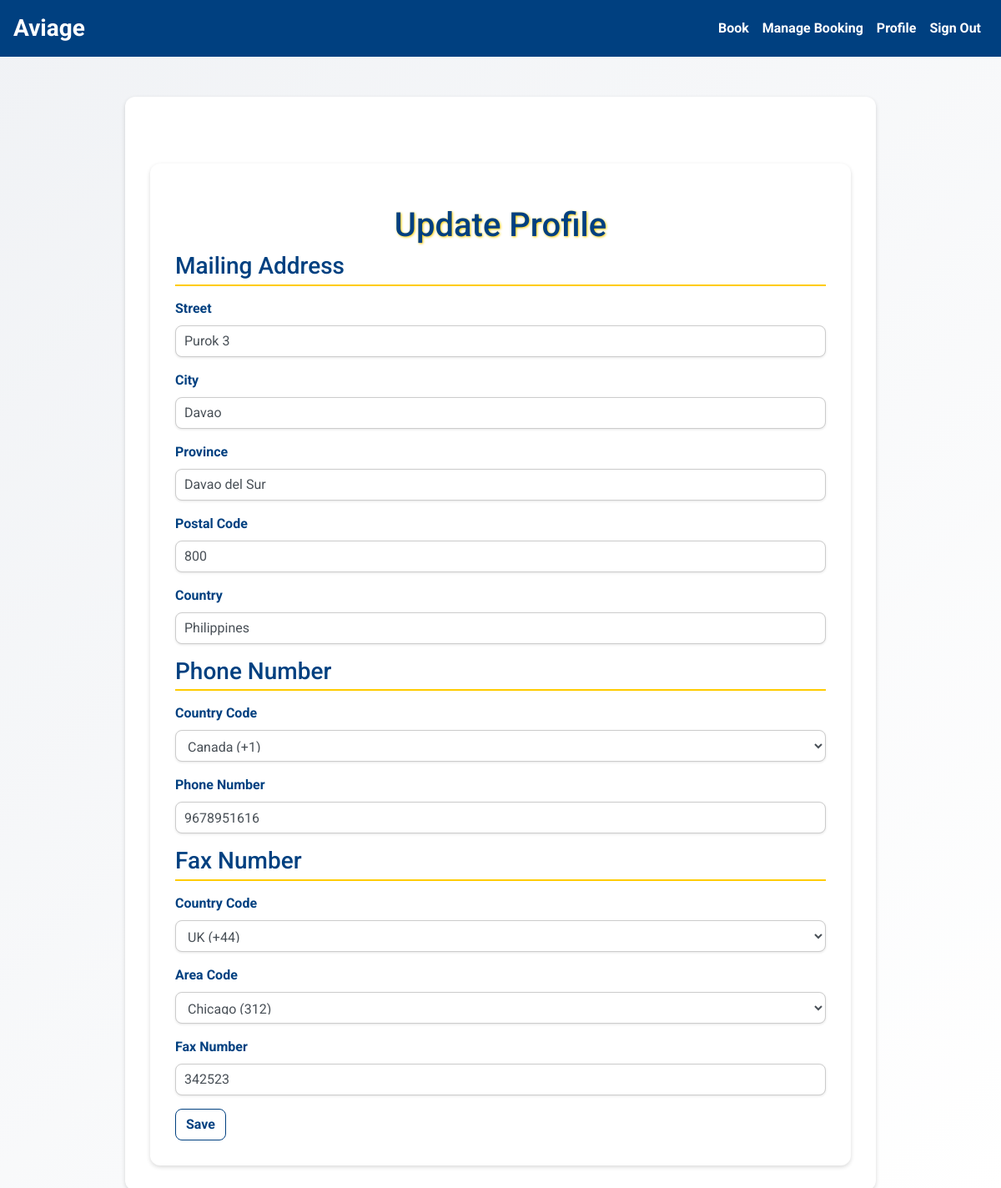
Page /update_profile (signed in) on the committed database.
### myapp/models.py (models this page shows)
class Mail(db.Model):
    __tablename__ = 'Mail'
    MailId = db.Column(db.Integer, primary_key=True)
    Street = db.Column(db.String(100))
    City = db.Column(db.String(100))
    Province  = db.Column(db.String(100))
    PostalCode  = db.Column(db.String(100))
    Country  = db.Column(db.String(100))
    UserId = db.Column(db.Integer, db.ForeignKey('User.UserId'))
    user = db.relationship("User", back_populates="mail")

class PhoneNumber(db.Model):
    __tablename__ = 'PhoneNumber'
    PhoneNo = db.Column(db.String(50), primary_key=True)
    PCountryCode = db.Column(db.String(50), primary_key=True)
    UserId = db.Column(db.Integer, db.ForeignKey('User.UserId'))
    user = db.relationship("User", back_populates="phone")

class FaxNumber(db.Model):
    __tablename__ = 'FaxNumber'
    FaxNo = db.Column(db.String(100), primary_key=True)
    FCountryCode = db.Column(db.String(50), primary_key=True)
    FAreaCode = db.Column(db.String(50), primary_key=True)
    UserId = db.Column(db.Integer, db.ForeignKey('User.UserId'))
    user = db.relationship("User", back_populates="fax")

### myapp/routes.py (the view)
@app.route('/update_profile', methods=['GET', 'POST'])
@login_required
def update_profile():
    if request.method == 'POST':
        street = request.form.get('street')
        city = request.form.get('city')
        province = request.form.get('province')
        postal_code = request.form.get('postal_code')
        country = request.form.get('country')
        phone_no = request.form.get('phone_no')
        pcountry_code = request.form.get('pcountry_code')
        fax_no = request.form.get('fax_no')
        fcountry_code = request.form.get('fcountry_code')
        farea_code = request.form.get('farea_code')
        mail = Mail.query.filter_by(UserId=current_user.UserId).first()
        if not mail:
            mail = Mail(UserId=current_user.UserId)
            db.session.add(mail)
        mail.Street = street
        mail.City = city
        mail.Province = province
        mail.PostalCode = postal_code
        mail.Country = country
        phone = PhoneNumber.query.filter_by(UserId=current_user.UserId).first()
        if not phone:
            phone = PhoneNumber(UserId=current_user.UserId)
            db.session.add(phone)
        phone.PhoneNo = phone_no
        phone.PCountryCode = pcountry_code
        fax = FaxNumber.query.filter_by(UserId=current_user.UserId).first()
        if not fax:
            fax = FaxNumber(UserId=current_user.UserId)
            db.session.add(fax)
        fax.FaxNo = fax_no
        fax.FCountryCode = fcountry_code
        fax.FAreaCode = farea_code
        db.session.commit()
        flash('Profile updated successfully', 'success')
        return redirect(url_for('profile'))
    else:
        user = User.query.get(current_user.UserId)
        mail = Mail.query.filter_by(UserId=current_user.UserId).first()
        phone = PhoneNumber.query.filter_by(UserId=current_user.UserId).first()
        fax = FaxNumber.query.filter_by(UserId=current_user.UserId).first()
        return render_template('update_profile.html', user=user, mail=mail, phone=phone, fax=fax)

### myapp/__init__.py (called while the page is built)
@login_manager.user_loader
def load_user(user_id):
    return User.query.get(int(user_id))

### myapp/templates/update_profile.html (shortened to what this page needs)
{% extends "base.html" %}
{% block content %}
    <div class="container">
        <h1>Update Profile</h1>
        <form method="POST" action="{{ url_for('update_profile') }}">
            <h2 class="section-title">Mailing Address</h2>
            <div class="form-group">
                <label for="street">Street</label>
                <input type="text" class="form-control" id="street" name="street" value="{{ mail.Street if mail else '' }}">
            </div>
            <div class="form-group">
                <label for="city">City</label>
                <input type="text" class="form-control" id="city" name="city" value="{{ mail.City if mail else '' }}">
            </div>
            <div class="form-group">
                <label for="province">Province</label>
                <input type="text" class="form-control" id="province" name="province" value="{{ mail.Province if mail else '' }}">
            </div>
            <div class="form-group">
                <label for="postal_code">Postal Code</label>
                <input type="text" class="form-control" id="postal_code" name="postal_code" value="{{ mail.PostalCode if mail else '' }}">
            </div>
            <div class="form-group">
                <label for="country">Country</label>
                <input type="text" class="form-control" id="country" name="country" value="{{ mail.Country if mail else '' }}">
            </div>
            <h2 class="section-title">Phone Number</h2>
            <div class="form-group">
                <label for="pcountry_code">Country Code</label>
                <select class="form-control" id="pcountry_code" name="pcountry_code">
                    <option value="+1" {% if phone and phone.PCountryCode == '+1' %}selected{% endif %}>Canada (+1)</option>
                </select>
            </div>
            <div class="form-group">
                <label for="phone_no">Phone Number</label>
                <input type="text" class="form-control" id="phone_no" name="phone_no" value="{{ phone.PhoneNo if phone else '' }}">
            </div>
            <h2 class="section-title">Fax Number</h2>
            <div class="form-group">
                <label for="fcountry_code">Country Code</label>
                <select class="form-control" id="fcountry_code" name="fcountry_code">
                    <option value="+44" {% if fax and fax.FCountryCode == '+44' %}selected{% endif %}>UK (+44)</option>
                </select>
            </div>
            <div class="form-group">
                <label for="farea_code">Area Code</label>
                <select class="form-control" id="farea_code" name="farea_code">
                    <option value="312" {% if fax and fax.FAreaCode == '312' %}selected{% endif %}>Chicago (312)</option>
                </select>
            </div>
            <div class="form-group">
                <label for="fax_no">Fax Number</label>
                <input type="text" class="form-control" id="fax_no" name="fax_no" value="{{ fax.FaxNo if fax else '' }}">
            </div>
            <button type="submit" class="btn btn-outline-success">Save</button>
        </form>
    </div>
{% endblock %}

### myapp/templates/base.html (style rules this page uses)
body { background: linear-gradient(135deg, #ece9e6 0%, #ffffff 100%); font-family: 'Arial', sans-serif; }
h1 { margin-top: 20px; color: #003366; font-size: 2.5rem; text-align: center; text-shadow: 1px 1px 2px #ffcc00; }
.btn-outline-success { border-color: #003366; color: #003366; font-weight: bold; transition: background-color 0.3s, color 0.3s; }
.form-control { margin-bottom: 10px; border-radius: 0.25rem; box-shadow: 0 1px 3px rgba(0, 0, 0, 0.1); }

### myapp/templates/update_profile.html (style rules this page uses)
body { background: linear-gradient(135deg, #f0f2f5 0%, #ffffff 100%); font-family: 'Roboto', sans-serif; }
h1 { color: #004080; text-shadow: 1px 1px 3px #ffcc00; margin-top: 20px; text-align: center; font-size: 2.5rem; }
.btn-primary, .btn-info, .btn-danger, .btn-outline-success { font-weight: bold; transition: background-color 0.3s, border-color 0.3s; border-radius: 0.5rem; }
.btn-outline-success { border-color: #004080; color: #004080; }
.container { margin-top: 50px; max-width: 900px; background: #ffffff; padding: 30px; border-radius: 0.75rem; box-shadow: 0 2px 5px rgba(0, 0, 0, 0.15); }
.section-title { color: #004080; font-size: 1.75rem; margin-bottom: 15px; border-bottom: 2px solid #ffcc00; padding-bottom: 5px; }
.form-group label { font-weight: bold; color: #004080; }
.form-group input, .form-group select { font-size: 1rem; padding: 10px; border-radius: 0.5rem; border: 1px solid #cccccc; transition: border-color 0.3s, box-shadow 0.3s; }

### rows in the picture
Mail: street "Purok 3", city "Davao", province "Davao del Sur", postal_code "800", country "Philippines"
PhoneNumber: pcountry_code "Canada (+1)", phone_no "9678951616"
FaxNumber: fcountry_code "UK (+44)", farea_code "Chicago (312)", fax_no "342523"
